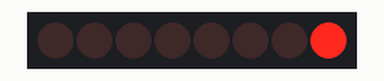
The sketch below on a simulated Arduino Uno, built with avr-gcc and run on an emulated ATmega328P. Shown: 8 shift-register outputs drawn as a row of LEDs (first output left, lit = HIGH). Wiring (inferred from the names in the program): shift register (74HC595): data pin 11; shift clock pin 12; latch pin 8. Wiring (inferred from the signals the program sends): row of LEDs: on Q0, Q1, Q2, Q3, Q4, Q5, Q6, Q7. Random numbers use the default seed unless the sketch sets one.

Above: at 0.07 s.
At 5.03 s:
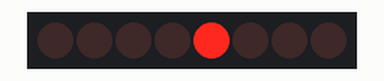
At 9.98 s:
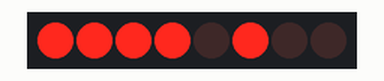
At 19.9 s:
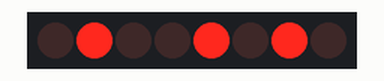
At 29.81 s:
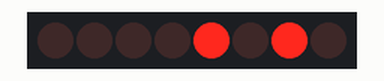
At 39.87 s:
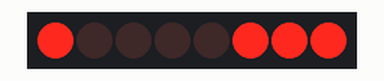
Timing chart, 0 to 40.0 s (numbered marks = the images above):
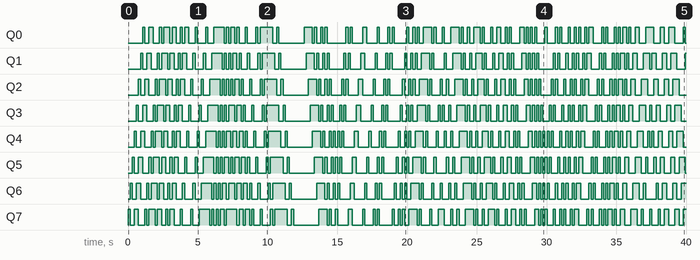

The sketch:

shifttest.ino
```cpp
byte scroll_led[8] = {
  B10000000,
  B01000000,
  B00100000,
  B00010000,
  B00001000,
  B00000100,
  B00000010,
  B00000001
};

byte meet_led[5] = {
  B00000000,
  B10000001,
  B01000010,
  B00100100,
  B00011000
};

int latchPin=8;
int clockPin=12;
int dataPin=11;

void setup() {
  // Setup pins
  pinMode(latchPin, OUTPUT);
  pinMode(clockPin, OUTPUT);
  pinMode(dataPin, OUTPUT);
  Serial.begin(9600);
}

void setLeds(byte leds) {
  digitalWrite(latchPin, LOW);
  shiftOut(dataPin, clockPin, LSBFIRST, leds);
  digitalWrite(latchPin, HIGH);
}

void old() {
  char buff[10];
  for (byte seq=0; seq<8; seq++) {
    Serial.write("Seq:");
    sprintf(buff,"%02d",seq);
    Serial.write(buff);
//    Serial.write(" is ");
//    Serial.write(scroll_led[seq]);
    Serial.write("\n");
    setLeds(scroll_led[seq]);
    delay(200);
  };

  for (byte seq=0; seq<5; seq++) {
    setLeds(meet_led[seq]);
    delay(200);
  };
  for (byte seq=4;(seq<=4); seq--) {
    sprintf(buff,"%02d",seq);
    Serial.write(buff);
    Serial.write("\n");
    setLeds(meet_led[seq]);
    delay(200);
  }
  for (int i=1; (i<25); i++) {
    setLeds((byte) random(255));
    delay(100);
  }
}

byte disp = 0;

void loop() {
  int LOOPS=50;

  // Forward Scroll
  for (int i=0; i<LOOPS; i++) {
    disp <<= 1;
    if (random(11) > 5) {
      disp |= 1;
    }
    setLeds(disp);
    delay(150);
  }

  //Backward Scroll
  for (int i=0; i<LOOPS; i++) {
    disp >>= 1;
    if (random(11) > 5) {
      disp |= 128;
    }
    setLeds(disp);
    delay(150);
  }


}
```

Measured:
- by itself, Q0: LOW → HIGH at 1.1 s, → LOW 0.15 s later, → HIGH 0.30 s later, → LOW 0.30 s later, … (130 changes in this stretch)
- by itself, Q1: LOW → HIGH at 0.90 s, → LOW 0.15 s later, → HIGH 0.30 s later, → LOW 0.30 s later, … (131 changes in this stretch)
- by itself, Q2: LOW → HIGH at 0.75 s, → LOW 0.15 s later, → HIGH 0.30 s later, → LOW 0.30 s later, … (134 changes in this stretch)
- by itself, Q3: LOW → HIGH at 0.60 s, → LOW 0.15 s later, → HIGH 0.30 s later, → LOW 0.30 s later, … (138 changes in this stretch)
- by itself, Q4: LOW → HIGH at 0.45 s, → LOW 0.15 s later, → HIGH 0.30 s later, → LOW 0.30 s later, … (142 changes in this stretch)
- by itself, Q5: LOW → HIGH at 0.30 s, → LOW 0.15 s later, → HIGH 0.30 s later, → LOW 0.30 s later, … (140 changes in this stretch)
- by itself, Q6: LOW → HIGH at 0.15 s, → LOW 0.15 s later, → HIGH 0.30 s later, → LOW 0.30 s later, … (137 changes in this stretch)
- by itself, Q7: LOW → HIGH at 0.00 s, → LOW 0.15 s later, → HIGH 0.30 s later, → LOW 0.30 s later, … (135 changes in this stretch)
